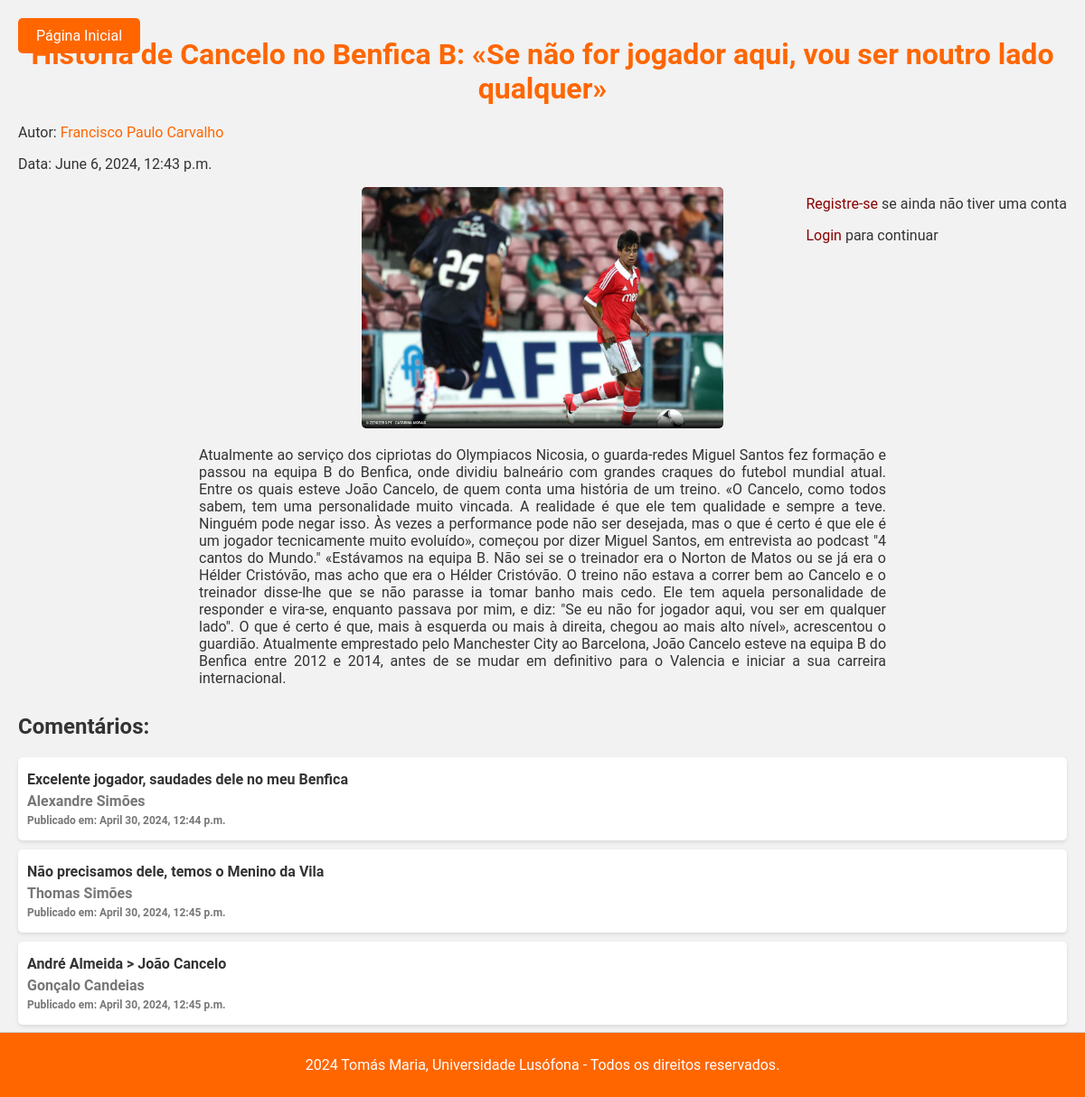
Screenshot of /noticias/noticia/João Cancelo Benfica/ with the database file from the repository.
### noticias/models.py (models this page shows, shortened)
class Noticia(models.Model):
    nome = models.CharField(max_length=100, verbose_name='Nome da Noticia')
    titulo = models.CharField(max_length=100, verbose_name='Titulo', default='')
    autor = models.ForeignKey(Autor, on_delete=models.CASCADE, related_name='noticias', verbose_name='Autor da Noticia', default='Nome do Autor Padrão')
    foto = models.ImageField(verbose_name='Capa da Noticia')
    idade = models.IntegerField(verbose_name='Ano da Noticia')
    texto = models.CharField(max_length=10000, verbose_name='Corpo da Noticia')
    data_postagem = models.DateTimeField(auto_now_add=True, verbose_name='Data de Postagem')  # Adicionado com valor padrão

class Autor(models.Model):
    nome = models.CharField(max_length=100, verbose_name='Nome do Autor')
    foto = models.ImageField(verbose_name='Foto do Autor')

class Comentario(models.Model):
    autor = models.CharField(max_length=100, verbose_name='Nome')
    noticia = models.ForeignKey(Noticia, on_delete=models.CASCADE, related_name='comentarios', verbose_name='Noticia')
    texto = models.CharField(max_length=500, verbose_name='Texto do Comentário')
    data = models.DateTimeField(auto_now_add=True, verbose_name='Data do Comentário')

### noticias/views.py (the view)
# urls.py: path('noticia/<str:nome_noticia>/', views.detalhes_noticia, name='detalhes_noticia'),
def detalhes_noticia(request, nome_noticia):
    noticia = Noticia.objects.get(nome=nome_noticia)
    comentarios = noticia.comentarios.all()
    return render(request, 'noticias/detalhes_noticia.html', {'noticia': noticia, 'comentarios': comentarios})

### noticias/templates/noticias/detalhes_noticia.html (shortened to what this page needs)
<!DOCTYPE html>
<html lang="en">
<head>
</head>
<body>
    <h1>{{ noticia.titulo }}</h1>
    <p>Autor: <a href="{% url 'noticias:detalhes_autor' noticia.autor.nome %}">{{ noticia.autor.nome }}</a></p>
    <p>Data: {{ noticia.data_postagem }}</p>
    <img src="{{ noticia.foto.url }}" alt="Capa da Notícia" width="400">
    <p class="news-text">{{ noticia.texto }}</p>
    <h2>Comentários:</h2>
    <ul>
        {% for comentario in comentarios %}
        <li class="comment">
            <p>{{ comentario.texto }}</p>
            <p style="color: #777;">{{ comentario.autor }}</p>
             <p style="color: #777; font-size: 12px;">Publicado em: {{ comentario.data }}</p>
        </li>
        {% endfor %}
    </ul>
    <a href="{% url 'noticias:pagina_inicial' %}" class="button">Página Inicial</a>
    <div class="auth-links">
        {% if user.is_authenticated %}
            <div class="login">
                <p>Logado como {{ user.username }}</p>
            </div>
            <div class="logout">
                <p><a href="{% url 'noticias:logout' %}" class="auth-link">Logout</a></p>
            </div>
        {% else %}
            <div class="login">
                <div class="register">
                    <p><a href="{% url 'noticias:registro' %}" class="auth-link">Registre-se</a> se ainda não tiver uma conta</p>
                </div>
                <p><a href="{% url 'noticias:login' %}" class="auth-link">Login</a> para continuar</p>
            </div>
        {% endif %}
    </div>
    <footer>
        <p style="color: white;">2024 Tomás Maria, Universidade Lusófona - Todos os direitos reservados.</p>
    </footer>
</body>
</html>

### noticias/templates/noticias/detalhes_noticia.html (style rules this page uses)
body { font-family: 'Roboto', sans-serif; background-color: #f2f2f2; color: #333; margin: 0; padding: 20px; padding-bottom: 70px; position: relative; }
h1 { color: #ff6600; text-align: center; margin-bottom: 20px; }
h2 { color: #333; margin-top: 30px; }
p { color: #333; }
ul { list-style-type: none; padding: 0; margin: 0; }
li { margin-bottom: 10px; }
a { color: #ff6600; text-decoration: none; }
img { display: block; margin: 0 auto 20px; max-width: 100%; height: auto; border-radius: 5px; }
.button { position: absolute; top: 20px; background-color: #ff6600; color: white; padding: 10px 20px; border: none; border-radius: 5px; cursor: pointer; }
footer { background-color: #ff6600; color: white; text-align: center; padding: 10px 0; position: fixed; bottom: 0; width: 100%; border-top: 1px solid #ccc; left: 0; right: 0; }
.comment { background-color: #fff; padding: 10px; border-radius: 5px; margin-bottom: 10px; box-shadow: 0 2px 4px rgba(0, 0, 0, 0.1); position: relative; }
.comment p { margin: 5px 0; font-weight: bold; }
.news-text { text-align: justify; font-family: 'Roboto', sans-serif; font-size: 16px; margin: 0 200px; }
.auth-links { position: absolute; top: 20%; right: 20px; transform: translateY(-50%); display: flex; align-items: center; }
.auth-link { color: darkred; text-decoration: none; margin-left: 10px; }

### rows the page displays
Noticia: titulo "História de Cancelo no Benfica B: «Se não for jogador aqui, vou ser noutro lado qualquer»", autor.nome "Francisco Paulo Carvalho", data_postagem "June 6, 2024, 12:43 p.m.", foto (picture), texto "Atualmente ao serviço dos cipriotas do Olympiacos Nicosia, o guarda-redes Miguel Santos fez formação e passou na equipa B do Benfica, onde dividiu balneário com grandes craques do futebol mundial atual. Entre os quais esteve João Cancelo, de quem conta uma história de um treino. «O Cancelo, como todos sabem, tem uma personalidade muito vincada. A realidade é que ele tem qualidade e sempre a teve. Ninguém pode negar isso. Às vezes a performance pode não ser desejada, mas o que é certo é que ele é um jogador tecnicamente muito evoluído», começou por dizer Miguel Santos, em entrevista ao podcast \"4 cantos do Mundo.\" «Estávamos na equipa B. Não sei se o treinador era o Norton de Matos ou se já…"
Comentario: texto "Excelente jogador, saudades dele no meu Benfica", autor "Alexandre Simões", data "April 30, 2024, 12:44 p.m."
Comentario: texto "Não precisamos dele, temos o Menino da Vila", autor "Thomas Simões", data "April 30, 2024, 12:45 p.m."
Comentario: texto "André Almeida > João Cancelo", autor "Gonçalo Candeias", data "April 30, 2024, 12:45 p.m."
